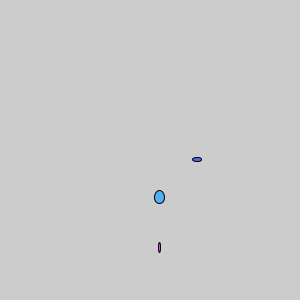
Frame 1 (no input)
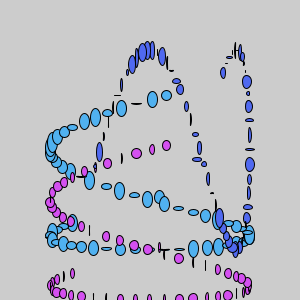
Frame 60 (the mouse pressed at the canvas centre just before this capture)
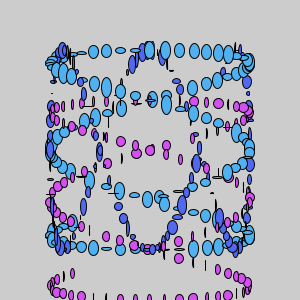
Frame 120 (the mouse held since frame 60 and released just before this capture)

The Processing sketch that drew these frames (run headless with seeded random() and noise(); from frame 60 on, the mouse is pressed at the canvas centre):

// Processing sketch: processing_36900
// ── processing_36900.pde

float xPos;
float yPos;

void setup () {
  size (300, 300);
  xPos = width/2;
  yPos = 0;
}

void draw () {
  smooth ();
  //background (#E2FA86); 

    float centerX = 150; 
    float amplitudeX = 100;
    float amplitudeY = 100;
    float periodX = 0.003;
    float periodY = periodX * 3;

    xPos = centerX + amplitudeX * sin(millis()*periodX);
    yPos = centerX + amplitudeY * cos(millis()*periodY);


    fill (#50B1F0);
    
    ellipse (yPos, xPos, 10, random(0,20));
    fill (#D450F0);
    ellipse (yPos, xPos+50, random(0,10), 10);
    
    fill (#5069F0);
    ellipse (xPos, yPos, random (0, 10), random (0, 20)); 
    
  }

                
                                
